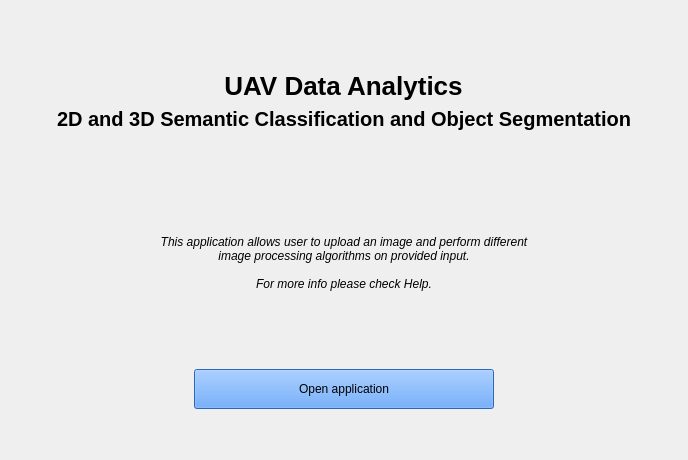
     <widget class="QWidget" name="landingPage">
      <layout class="QGridLayout" name="gridLayout_2">
       <item row="1" column="0" rowspan="4">
        <spacer name="horizontalSpacer">
         <property name="orientation">
          <enum>Qt::Horizontal</enum>
         </property>
         <property name="sizeHint" stdset="0">
          <size>
           <width>40</width>
           <height>20</height>
          </size>
         </property>
        </spacer>
       </item>
       <item row="3" column="1" alignment="Qt::AlignHCenter">
        <widget class="QLabel" name="landingLabel">
         <property name="minimumSize">
          <size>
           <width>0</width>
           <height>200</height>
          </size>
         </property>
         <property name="styleSheet">
          <string notr="true">font-style: italic;</string>
         </property>
         <property name="text">
          <string>This application allows user to upload an image and perform different
image processing algorithms on provided input.
 
For more info please check Help.</string>
         </property>
         <property name="alignment">
          <set>Qt::AlignCenter</set>
         </property>
        </widget>
       </item>
       <item row="1" column="1" alignment="Qt::AlignHCenter">
        <widget class="QLabel" name="titleUAV">
         <property name="minimumSize">
          <size>
           <width>0</width>
           <height>50</height>
          </size>
         </property>
         <property name="toolTipDuration">
          <number>-1</number>
         </property>
         <property name="styleSheet">
          <string notr="true">font-weight: bold;
font-size: 26px;</string>
         </property>
         <property name="text">
          <string>UAV Data Analytics</string>
         </property>
         <property name="alignment">
          <set>Qt::AlignBottom|Qt::AlignHCenter</set>
         </property>
         <property name="margin">
          <number>0</number>
         </property>
        </widget>
       </item>
       <item row="4" column="1" alignment="Qt::AlignHCenter">
        <widget class="QPushButton" name="openApplicationPushButton">
         <property name="minimumSize">
          <size>
           <width>300</width>
           <height>40</height>
          </size>
         </property>
         <property name="maximumSize">
          <size>
           <width>300</width>
           <height>40</height>
          </size>
         </property>
         <property name="styleSheet">
          <string notr="true">background: rgb(60,144,255);</string>
         </property>
         <property name="text">
          <string>Open application</string>
         </property>
        </widget>
       </item>
       <item row="2" column="1" alignment="Qt::AlignHCenter">
        <widget class="QLabel" name="subtitleUAV">
         <property name="minimumSize">
          <size>
           <width>0</width>
           <height>50</height>
          </size>
         </property>
         <property name="styleSheet">
          <string notr="true">font-weight: bold;
font-size: 20px;</string>
         </property>
         <property name="text">
          <string>2D and 3D Semantic Classification and Object Segmentation</string>
         </property>
         <property name="alignment">
          <set>Qt::AlignHCenter|Qt::AlignTop</set>
         </property>
        </widget>
       </item>
       <item row="1" column="2" rowspan="4">
        <spacer name="horizontalSpacer_2">
         <property name="orientation">
          <enum>Qt::Horizontal</enum>
         </property>
         <property name="sizeHint" stdset="0">
          <size>
           <width>40</width>
           <height>20</height>
          </size>
         </property>
        </spacer>
       </item>
       <item row="0" column="0" colspan="3">
        <spacer name="verticalSpacer_2">
         <property name="orientation">
          <enum>Qt::Vertical</enum>
         </property>
         <property name="sizeHint" stdset="0">
          <size>
           <width>20</width>
           <height>40</height>
          </size>
         </property>
        </spacer>
       </item>
       <item row="5" column="0" colspan="3">
        <spacer name="verticalSpacer">
         <property name="orientation">
          <enum>Qt::Vertical</enum>
         </property>
         <property name="sizeHint" stdset="0">
          <size>
           <width>20</width>
           <height>40</height>
          </size>
         </property>
        </spacer>
       </item>
      </layout>
     </widget>
